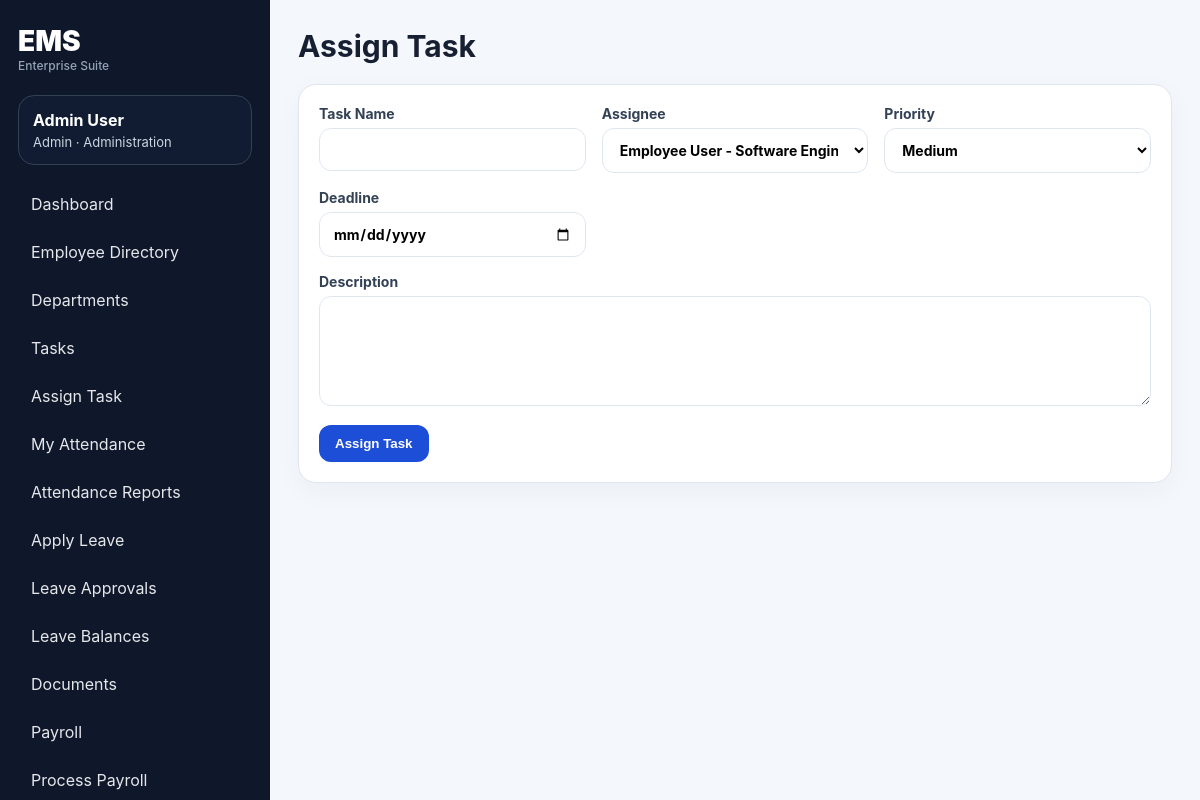
Page /tasks/assign/ (signed in) on the committed database.
### ems/models.py (models this page shows, shortened)
class UserProfile(models.Model):
    userId = models.CharField('Employee ID', max_length=80, unique=True)
    username = models.CharField(max_length=100, unique=True)
    password = models.CharField(max_length=255)
    role = models.CharField(max_length=20, choices=ROLE_CHOICES, default='employee')
    full_name = models.CharField(max_length=160, blank=True)
    email = models.EmailField(unique=True)
    phone = models.CharField(max_length=30, blank=True)
    designation = models.CharField(max_length=100, blank=True)
    department = models.ForeignKey(Department, null=True, blank=True, on_delete=models.SET_NULL, related_name='employees')
    manager = models.ForeignKey('self', null=True, blank=True, on_delete=models.SET_NULL, related_name='team_members')
    date_joined = models.DateField(default=timezone.localdate)
    employment_status = models.CharField(max_length=30, choices=EMPLOYMENT_STATUS, default='Active')
    work_location = models.CharField(max_length=120, default='Head Office')
    experience = models.IntegerField(default=0)
    skillset = models.JSONField(default=list, blank=True)
    leaveBalance = models.IntegerField(default=12)
    leaveTakenThisYear = models.IntegerField(default=0)
    salary_ctc = models.DecimalField(max_digits=12, decimal_places=2, default=0)
    bank_name = models.CharField(max_length=120, blank=True)
    account_last4 = models.CharField(max_length=4, blank=True)
    projectWorkingOn = models.CharField(max_length=200, blank=True)
    emergency_contact = models.CharField(max_length=120, blank=True)
    createdAt = models.DateTimeField(auto_now_add=True)
    last_login_at = models.DateTimeField(null=True, blank=True)
    failed_login_attempts = models.IntegerField(default=0)
    must_change_password = models.BooleanField(default=False)
    updatedAt = models.DateTimeField(auto_now=True)
    @property
    def display_name(self):
        return self.full_name or self.username

class Department(models.Model):
    name = models.CharField(max_length=120, unique=True)
    code = models.CharField(max_length=20, unique=True)
    head = models.CharField(max_length=120, blank=True)
    location = models.CharField(max_length=120, blank=True)
    created_at = models.DateTimeField(auto_now_add=True)

### ems/views.py (the view, shortened to what this page needs)
# urls.py: path('tasks/assign/', views.task_assign, name='task_assign'),
@role_required('admin', 'hr', 'manager')
def task_assign(request):
    employees = managed_employee_queryset(request.profile).exclude(role__in=['admin', 'hr']).filter(employment_status='Active').order_by('full_name')
    if request.profile.role == 'manager':
        employees = employees.filter(role='employee')
    return render(request, 'ems/task_form.html', base_context(request, employees=employees))

### ems/views.py (called while the page is built, shortened)
def ensure_leave_balances(user):
    year = timezone.localdate().year
    for leave_type, opening in [('Casual Leave', 12), ('Sick Leave', 8), ('Earned Leave', 12)]:
        LeaveBalance.objects.get_or_create(
            employee=user,
            year=year,
            leave_type=leave_type,
            defaults={'opening_balance': opening, 'credited': 0, 'used': 0, 'adjusted': 0},
        )

def current_user(request):
    uid = request.session.get('profile_id')
    return UserProfile.objects.filter(id=uid).first() if uid else None

def login_required(view):
    @wraps(view)
    def wrapper(request, *args, **kwargs):
        seed_defaults()
        user = current_user(request)
        if not user:
            messages.warning(request, 'Please login first.')
            return redirect('login')
        request.profile = user
        return view(request, *args, **kwargs)
    return wrapper

def role_required(*roles):
    def decorator(view):
        @wraps(view)
        @login_required
        def wrapper(request, *args, **kwargs):
            if request.profile.role not in roles:
                messages.error(request, 'You do not have permission to access this page.')
                return redirect('dashboard')
            return view(request, *args, **kwargs)
        return wrapper
    return decorator

def base_context(request, **kwargs):
    data = {'me': getattr(request, 'profile', current_user(request))}
    data.update(kwargs)
    return data

def managed_employee_queryset(user, include_self=False):
    qs = UserProfile.objects.select_related('department', 'manager').order_by('userId')
    if user.role in ['admin', 'hr']:
        return qs

### ems/templates/ems/task_form.html
{% extends 'ems/base.html' %}{% block content %}<div class="page-head"><h1>Assign Task</h1></div><section class="panel"><form method="post" class="form-grid">{% csrf_token %}<label>Task Name<input name="taskName" required></label><label>Assignee<select name="assignee">{% for e in employees %}<option value="{{ e.id }}">{{ e.display_name }} - {{ e.designation }}</option>{% endfor %}</select></label><label>Priority<select name="priority"><option>Low</option><option selected>Medium</option><option>High</option><option>Critical</option></select></label><label>Deadline<input type="date" name="deadline"></label><label class="wide">Description<textarea name="taskDescription" required></textarea></label><button class="btn primary">Assign Task</button></form></section>{% endblock %}

### ems/templates/ems/base.html (shortened to what this page needs)
{% load static %}
<!doctype html>
<html lang="en">
<head>
  <link rel="stylesheet" href="{% static 'ems/style.css' %}">
</head>
<body>
{% if me %}
<aside class="sidebar">
  <div class="brand"><span>EMS</span><small>Enterprise Suite</small></div>
  <div class="userbox"><b>{{ me.display_name }}</b><span>{{ me.role|title }} · {{ me.department.name|default:'No Dept' }}</span></div>
  <nav>
    <a href="{% url 'dashboard' %}">Dashboard</a>
    <a href="{% url 'employees' %}">Employee Directory</a>
    {% if me.role == 'admin' or me.role == 'hr' %}<a href="{% url 'departments' %}">Departments</a>{% endif %}
    <a href="{% url 'tasks' %}">Tasks</a>
    {% if me.role != 'employee' %}<a href="{% url 'task_assign' %}">Assign Task</a>{% endif %}
    <a href="{% url 'attendance' %}">My Attendance</a>
    {% if me.role != 'employee' %}<a href="{% url 'attendance_reports' %}">Attendance Reports</a>{% endif %}
    <a href="{% url 'leave_apply' %}">Apply Leave</a>
    <a href="{% url 'leaves' %}">Leave Approvals</a>
    <a href="{% url 'leave_balances' %}">Leave Balances</a>
    <a href="{% url 'documents' %}">Documents</a>
    <a href="{% url 'payroll' %}">Payroll</a>
    {% if me.role == 'admin' or me.role == 'hr' %}
      <a href="{% url 'payroll_assign' %}">Process Payroll</a>
    {% endif %}
  </nav>
</aside>
{% endif %}
<main class="main {% if not me %}auth-main{% endif %}">
  {% block content %}{% endblock %}
</main>
</body>
</html>

### ems/static/ems/style.css (style rules this page uses)
:root { --bg:#f4f7fb;--panel:#fff;--text:#172033;--muted:#68758a;--primary:#1d4ed8;--primary2:#0f172a;--border:#dfe6f0;--success:#15803d;--danger:#b91c1c;--warn:#b45309 }
* { box-sizing:border-box }
body { margin:0;font-family:Inter,Segoe UI,Arial,sans-serif;background:var(--bg);color:var(--text) }
a { color:var(--primary);text-decoration:none }
.sidebar { position:fixed;left:0;top:0;bottom:0;width:270px;background:#0f172a;color:white;padding:24px 18px;overflow:auto }
.brand { font-size:28px;font-weight:900;margin-bottom:22px }
.brand small { display:block;font-size:12px;color:#94a3b8;font-weight:500 }
.userbox { padding:14px;border:1px solid #334155;border-radius:16px;margin-bottom:18px;background:#111c33 }
.userbox b,.userbox span { display:block }
.userbox span { color:#cbd5e1;font-size:13px;margin-top:4px }
.sidebar nav { display:grid;gap:6px }
.sidebar nav a { color:#e5e7eb;padding:11px 13px;border-radius:12px }
.main { margin-left:270px;padding:28px;min-height:100vh }
label { font-weight:700;color:#334155;font-size:14px }
input,select,textarea { width:100%;padding:12px 13px;border:1px solid var(--border);border-radius:12px;background:#fff;margin-top:6px;font:inherit }
textarea { min-height:110px }
.page-head { display:flex;align-items:center;justify-content:space-between;margin-bottom:20px;gap:20px }
.page-head h1 { margin:0;font-size:30px }
.card,.panel { background:var(--panel);border:1px solid var(--border);border-radius:18px;box-shadow:0 8px 28px #0f172a0a }
.panel { padding:20px;margin-bottom:20px;overflow:auto }
.btn,button { border:0;border-radius:12px;background:#e2e8f0;color:#0f172a;padding:11px 16px;font-weight:800;cursor:pointer }
.btn.primary,button.primary { background:var(--primary);color:white }
.form-grid { display:grid;grid-template-columns:repeat(3,minmax(180px,1fr));gap:16px }
.form-grid .wide { grid-column:1/-1 }
.form-grid button { width:max-content }
small { color:var(--muted) }

### rows in the picture
UserProfile: display_name "Admin User", role "Admin", department.name "Administration"

### other values in the picture
form field assignee "Employee User - Software Engineer"
